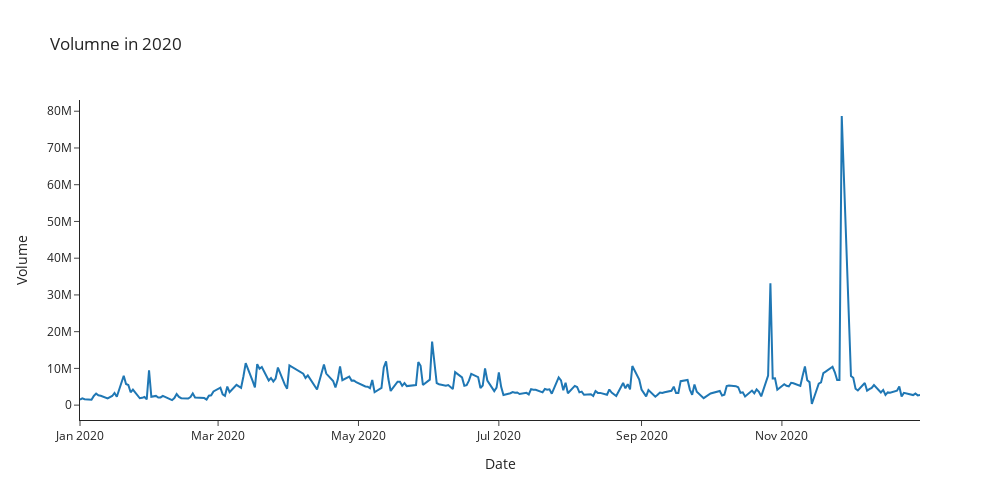

Here is the notebook cell this chart was saved with:
### Markdown cell above
## Volume in 2020

### Code cell
fig = go.Figure([go.Scatter(x=df.loc['2020', 'Volume'].index, y=df.loc['2020', 'Volume'])])
fig.update_layout(
    autosize=False,
    width = 1000,
    height = 500,
    template = 'simple_white',
    title = 'Volumne in 2020'
)
fig.update_xaxes(title='Date'),
fig.update_yaxes(title='Volume')
fig.show()

### Figure 1 — Plotly figure (JSON) as saved in the notebook; plotly's stock layout.template omitted (floating-point values rounded to 4 significant figures; data arrays with more than 128 entries replaced by an {"elided": "..."} marker saying what was removed)
{"data": [{"type": "scatter", "x": {"elided": "252 str values"}, "y": {"elided": "252 int values"}}], "layout": {"autosize": false, "height": 500, "title": {"text": "Volumne in 2020"}, "width": 1000, "xaxis": {"title": {"text": "Date"}}, "yaxis": {"title": {"text": "Volume"}}}}
